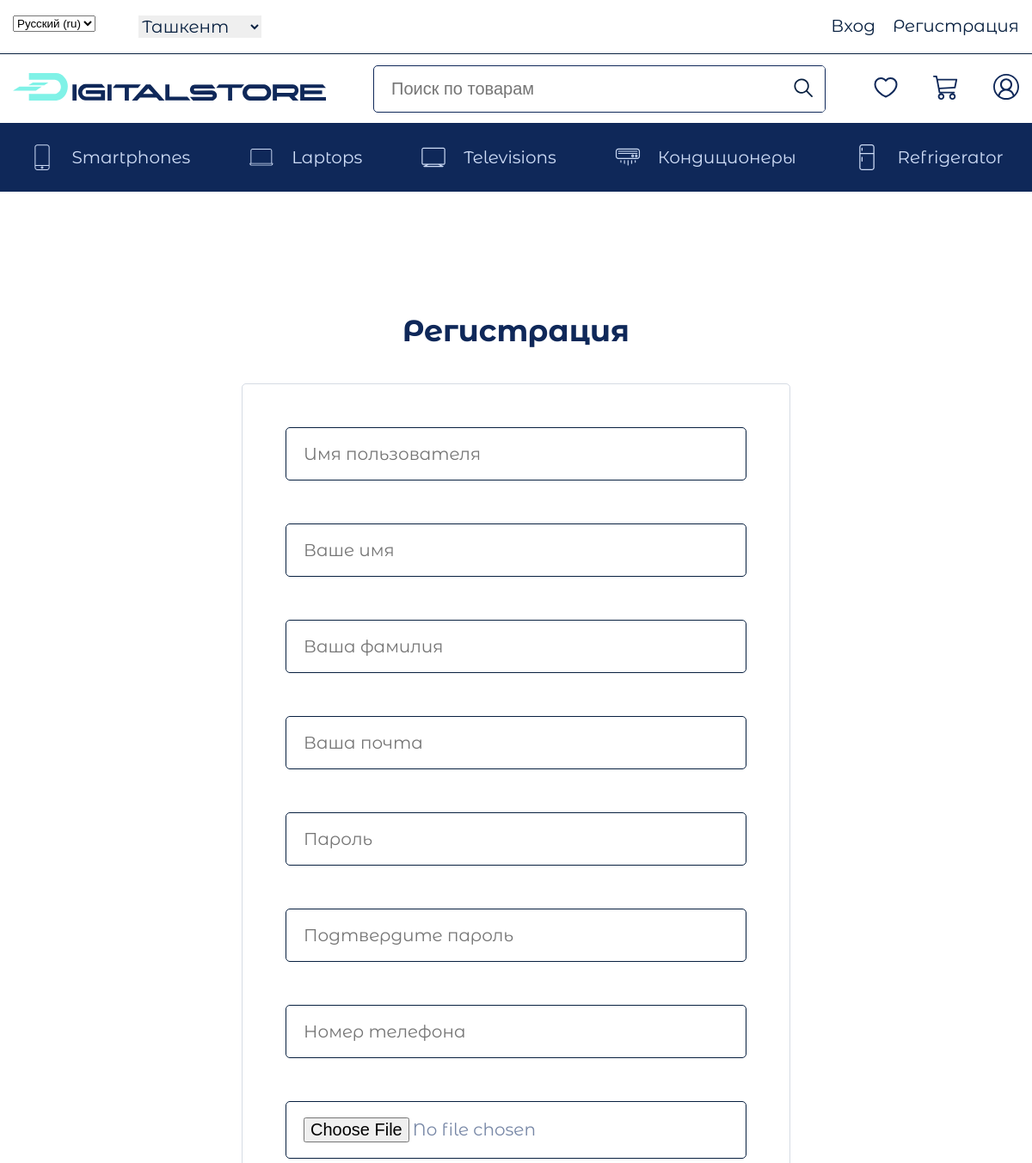
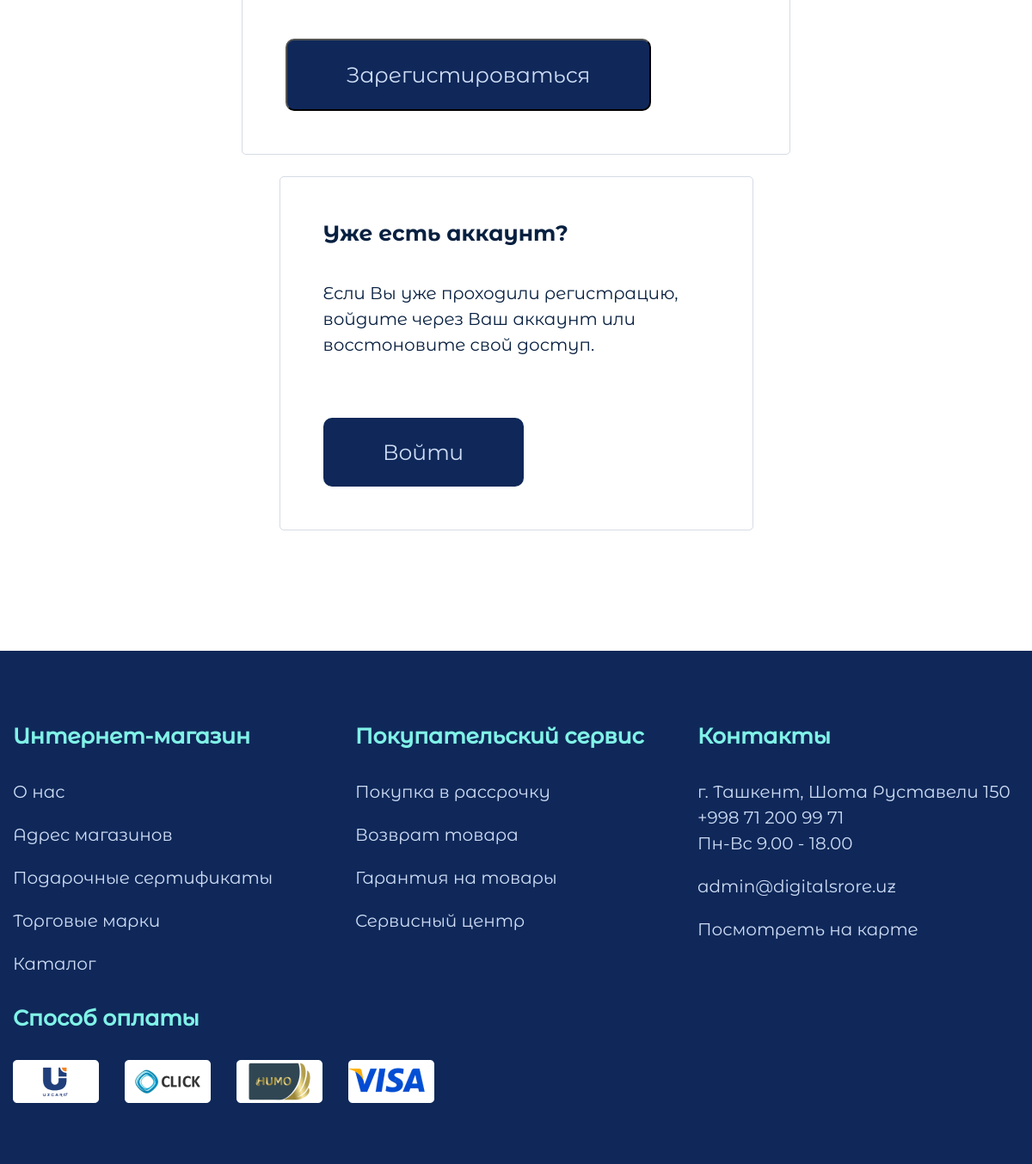
Page /registration/ on the committed database (2 pictures, top to bottom).
### digitalstore/models.py (models this page shows, shortened)
class Category(models.Model):
    title = models.CharField(max_length=100, verbose_name='Название категории')
    icon = models.ImageField(upload_to='icons/', verbose_name='Иконка категории', null=True, blank=True)
    slug = models.SlugField(unique=True, null=True, verbose_name='Слаг категории')
    def get_absolute_url(self):
        return reverse('category', kwargs={'slug': self.slug})
    class Meta:
        verbose_name = 'Категорию'
        verbose_name_plural = 'Категории'
    def get_icon(self):
        if self.icon:
            return self.icon.url
        else:
            return '@'

### digitalstore/views.py (the view)
# urls.py: path('registration/', register_view, name='register'),
def register_view(request):
    if request.user.is_authenticated:
        return redirect('main')
    else:
        if request.method == 'POST':
            form = RegisterForm(request.POST, request.FILES)
            if form.is_valid():
                user = form.save()
                image = form.cleaned_data.get('image')
                profile = Profile.objects.create(user=user, image=image)
                profile.save()
                customer = Customer.objects.create(user=user)
                customer.save()
                return redirect('login')
        else:
            form = RegisterForm()
        context = {
            'title': 'Регистрация',
            'form': form,
            'categories': get_categories(),
        }
        return render(request, 'digitalstore/register.html', context)

### digitalstore/views.py (called while the page is built)
def get_categories():
    return Category.objects.all()

### digitalstore/templates/digitalstore/register.html (shortened to what this page needs)
{% extends 'base.html' %}
{% block main %}
<main class="main">
    <div class="content">
        <div class="container">
            <h2 class="login_title">{{ title }}</h2>
            <div class="login_content">
                <div class="login">
                    <div class="login_form">
                        <form action="{% url 'register' %}" method="post" enctype="multipart/form-data">
                            <div class="form-group">
                                {{ form.username }}
                            </div>
                            <div class="form-group">
                                {{ form.first_name }}
                            </div>
                            <div class="form-group">
                                {{ form.last_name }}
                            </div>
                            <div class="form-group">
                                {{ form.email }}
                            </div>
                            <div class="form-group">
                                {{ form.password1 }}
                            </div>
                            <div class="form-group">
                                {{ form.password2 }}
                            </div>
                            <div class="form-group">
                                {{ form.phone_number }}
                            </div>
                            <div class="form-group">
                                {{ form.image }}
                            </div>
                            <button class="btn btn-register" type="submit">Зарегистироваться</button>
                        </form>
                    </div>
                </div>
                <div class="register_info">
                    <h2 class="first_visit">Уже есть аккаунт?</h2>
                    <p>Если Вы уже проходили регистрацию, войдите через Ваш аккаунт или восстоновите свой доступ. </p>
                    <a href="{% url 'login' %}" class="btn-to_login">Войти</a>
                </div>
            </div>
        </div>
    </div>
</main>
{% endblock main %}

### templates/components_base/_header_categories.html (shortened to what this page needs)
{% load static %}
<div class="header_nav_menu">
    <div class="container">
        <div class="nav__menu">
            <ul class="nav__category">
                {% for category in categories %}
                <li><a href="{{ category.get_absolute_url }}" class="category"><img src="{{ category.get_icon }}"
                                                                                    alt="">
                    <p class="cat_text">{{ category.title }}</p>
                </a></li>
                {% endfor %}
            </ul>
        </div>
    </div>
</div>

### digitalstore/static/digitalstore/css/media.css (style rules this page uses)
@media (max-width: 1200px) { .container { max-width: 960px; } }
@media (max-width: 1200px) { .header_nav_menu { display: none; } }
@media (max-width: 1200px) { .content { margin: 50px 0 50px 0 } }
@media (max-width: 1200px) { .login_content { justify-content: center; } }
@media (max-width: 1200px) { .login_title { text-align: center; } }

### digitalstore/static/digitalstore/css/style.css (style rules this page uses)
* { margin: 0; padding: 0; text-decoration: none; list-style: none; box-sizing: border-box; }
.container { max-width: 1410px; width: 100%; margin: 0 auto; padding: 0 15px; }
.header_nav_menu { display: flex; align-items: center; background: #0f2859; height: 80px; }
.nav__category { display: flex; justify-content: space-between; align-items: center; padding: 0 18.5px; }
.category { display: flex; align-items: center; gap: 20px; }
.cat_text { font-family: "Regul"; font-style: normal; font-weight: 400; font-size: 20px; line-height: 24px; color: #cfddf7; }
.content { margin: 140px 0 140px 0; }
.category { font-family: 'Medium'; font-style: normal; font-weight: 500; font-size: 20px; line-height: 150%; color: #082040; }
.user_room, .login_title, .checkout_title { margin-bottom: 100px; font-family: 'Bold'; font-style: normal; font-weight: 700; font-size: 35px; line-height: 43px; color: #0F2859; }
.login_content { display: flex; gap:25px; flex-wrap: wrap; }
.login { padding:50px; border: 1px solid rgba(119, 135, 166, 0.3); border-radius: 5px; }
.login_form input { width: 536px; border-radius: 5px; border: 1px solid #082040; font-family: 'Regul'; font-style: normal; font-weight: 275; font-size: 20px; line-height: 24px; color: #7787A6; padding: 18px 0 18px 20px }
.login_form form { display: flex; flex-direction: column; gap: 50px; }
.user_room, .login_title { margin-bottom: 40px; font-family: 'Bold'; font-style: normal; font-weight: 700; font-size: 35px; line-height: 43px; color: #0F2859; }
.btn-login, .btn-to_login { width: 233px; padding: 25px 0; background: #0F2859; border-radius: 10px; font-family: 'Regul'; font-style: normal; font-weight: 500; font-size: 25px; line-height: 30px; color: #CFDDF6; text-align: center; cursor: pointer; }
.longin_info p, .register_info p { width: 449px; font-family: 'Regul'; font-style: normal; font-weight: 400; font-size: 20px; line-height: 150%; color: #082040; margin: 40px 0 70px 0; }
.first_visit { font-family: 'Bold'; font-style: normal; font-weight: 700; font-size: 25px; line-height: 30px; color: #082040; }
.register_info { border: 1px solid rgba(119, 135, 166, 0.3); padding: 50px; display: flex; flex-direction: column; height: max-content; border-radius: 5px; }
.btn-register { width: 425px; padding: 25px 0; background: #0F2859; border-radius: 10px; font-family: 'Regul'; font-style: normal; font-weight: 500; font-size: 25px; line-height: 30px; color: #CFDDF6; cursor: pointer; }
.form-group { display: flex; flex-direction: column; align-items: start; }

### rows in the picture
Category: get_icon (picture), title "Smartphones"
Category: get_icon (picture), title "Laptops"
Category: get_icon (picture), title "Televisions"
Category: get_icon (picture), title "Кондиционеры"
Category: get_icon (picture), title "Refrigerator"

### other values in the picture
{{ title }} "Регистрация"
form field language "Русский (ru)"
